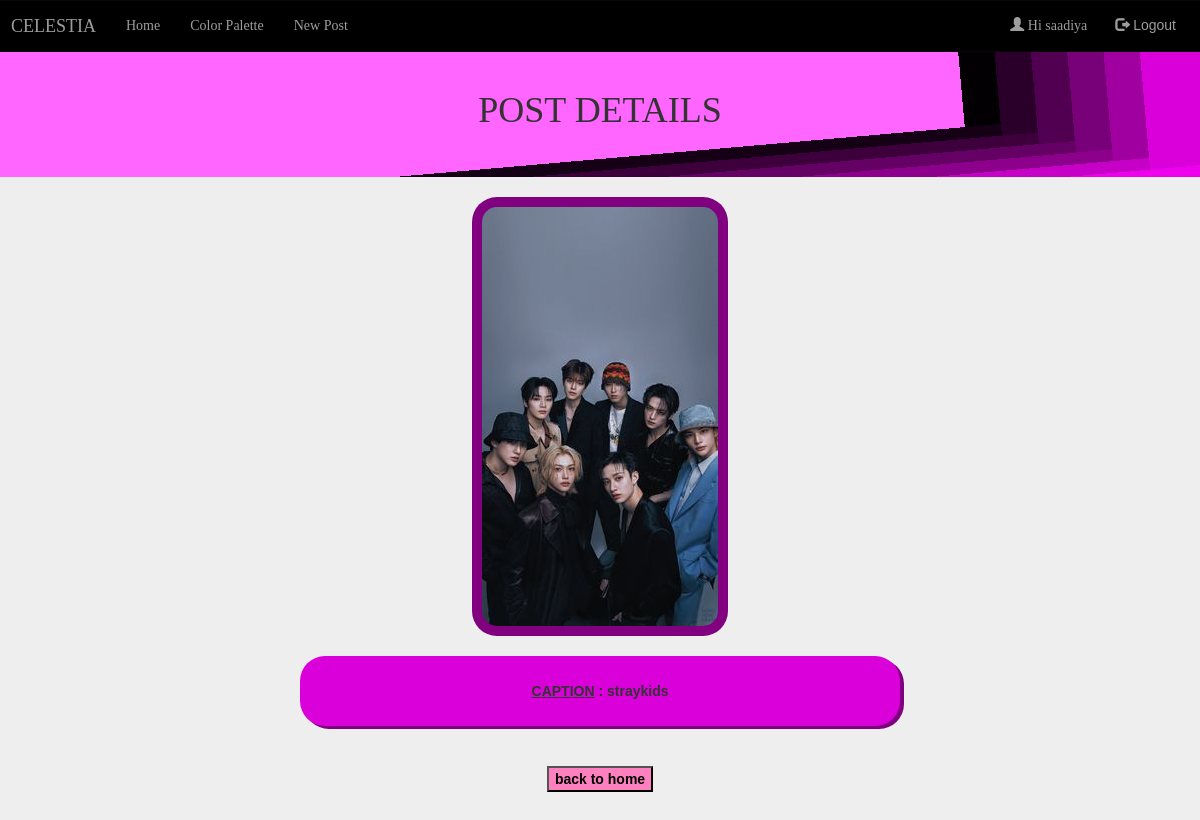
The page /post/24/ (signed in) on the database its author committed.
### posts/models.py (models this page shows, shortened)
class Post(models.Model):
    title = models.TextField()
    cover = models.ImageField(upload_to='images/')
    user = models.ForeignKey('auth.User', on_delete=models.CASCADE)
    Like_Count = models.IntegerField(default=0)

### posts/views.py (the view)
# urls.py: path("post/<int:post_id>/", post_detail, name="post_details"), # view a post
def post_detail(request, post_id):
    post = Post.objects.get(id=post_id)
    return render(request, 'post_detail.html', {'post': post})

### templates/post_detail.html (shortened to what this page needs)
{% extends "base.html" %}
{% block content %}
<center>
    <div
    class="fancy"
    style="
      padding: 1em;
      width: 100%;
      height: 130px;
      box-sizing: border-box;
      align-items: center;
      /* At the bottom of our background stack,
       let's have a misty grey solid color */
      background-color: #ff65ff;
      /* We stack linear gradients on top of each
       other to create our color strip effect.
       As you will notice, color gradients are
       considered to be images and can be
       manipulated as such */
      background-image: linear-gradient(
          175deg,
          rgb(0 0 0 / 0%) 95%,
          #ee00ee 95%
        ),
        linear-gradient(85deg, rgb(0 0 0 / 0%) 95%, #da00da 95%),
        linear-gradient(175deg, rgb(0 0 0 / 0%) 90%, #c700c7 90%),
        linear-gradient(85deg, rgb(0 0 0 / 0%) 92%, #9f009f 92%),
        linear-gradient(175deg, rgb(0 0 0 / 0%) 85%, #8c008c 85%),
        linear-gradient(85deg, rgb(0 0 0 / 0%) 89%, #780078 89%),
        linear-gradient(175deg, rgb(0 0 0 / 0%) 80%, #650065 80%),
        linear-gradient(85deg, rgb(0 0 0 / 0%) 86%, #510051 86%),
        linear-gradient(175deg, rgb(0 0 0 / 0%) 75%, #3d003d 75%),
        linear-gradient(85deg, rgb(0 0 0 / 0%) 83%, #2a002a 83%),
        linear-gradient(175deg, rgb(0 0 0 / 0%) 70%, #160016 70%),
        linear-gradient(85deg, rgb(0 0 0 / 0%) 80%, #020002 80%);
    "
  >
<h1 style="padding: 10px ;
 font-family: Times new Roman">POST DETAILS</h1>
</div>
<div >
<img src="{{ post.cover.url}}" style="padding:10px; background-color:purple; border-radius:25px"> <br/>
 <BR>
<div style="padding:25px;background-color:#da00da; width:50%; border-radius:25px; box-shadow:4px 3px purple">
<u><b> CAPTION<b></u> :
{{ post.title }} <br/>
</div>
</div>
<br><br>
<a href="{% url 'home'%}"><button class="button" style="background-color: #ff80bf ; color: black; ">back to home</button></a> <br/>
</center>
<br><br><Br>
{% endblock content %}

### templates/base.html (shortened to what this page needs)
<!DOCTYPE html>
<html>
  <head>
    <link
      rel="stylesheet"
      href="https://maxcdn.bootstrapcdn.com/bootstrap/3.4.1/css/bootstrap.min.css"
    />
  </head>
  <body>
    <nav
      class="navbar sticky-top navbar-inverse"
      style="margin:-5px;padding:0px;background-color:black;color:white">
      <div class="container-fluid">
        <div class="navbar-header">
          <a
            class="navbar-brand"
            href="\"
            style="font-family: comicsans">CELESTIA</a>
        </div>
        <div class="collapse navbar-collapse" id="myNavbar">
          <ul class="nav navbar-nav">
            <li class="{% if url_name == 'home' %}active{% endif %}">
              <a
                href="{% url 'home' %}"
                style="font-family: comicsans">Home</a>
            </li>
            <li class="{% if url_name == 'home' %}active{% endif %}">
              <a
                href="http://localhost:5000" target='_blank'
                style="font-family: comicsans">Color Palette</a>
            </li>
            <li class="{% if url_name == 'add_post' %}active{% endif %}">
              <a
                href="{% url 'add_post' %}"
                style="font-family: comicsans">New Post</a>
            </li>
          </ul>
          <ul class="nav navbar-nav navbar-right">
            {% if user.is_authenticated %}
          <li>
            <a href="#" style="font-family: comicsans"
              ><span class="glyphicon glyphicon-user"></span> Hi {{ user.get_username }}</a
            >
          </li>
          <li>
            <form id="logout-form" method="post" action="{% url 'logout' %}">
              <button type="submit" class="btn btn-link">
                <span class="glyphicon glyphicon-log-out"></span> Logout
              </button>
            </form>
          </li>
          {% endif %}
        </div>
      </div>
    </nav>
    <main>{% block content %} {% endblock %}</main>
  </body>
</html>

### templates/base.html (style rules this page uses)
:root { --card_width: 250px; --row_increment: 10px; --card_border_radius: 16px; --card_small: 26; --card_medium: 33; --card_large: 45; }
body { margin: 0; padding: 0; padding-top: 5px; background-color: #EEEEEE; font-family: arial; }
#logout-form { display: inline; }
#logout-form button { padding-top: 13px; margin: 0; }

### rows shown on the page
Post: cover (picture), title "straykids"

### other values the page prints
{{ user.get_username }} "saadiya"
